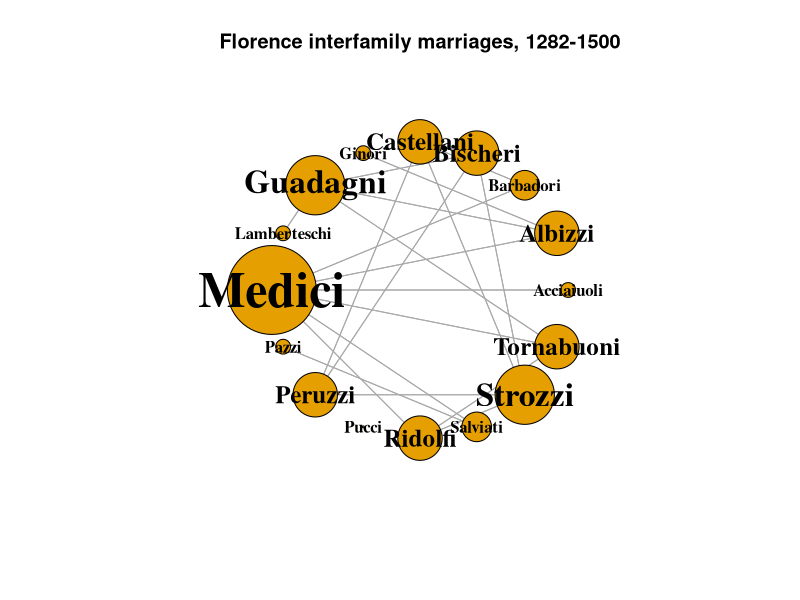
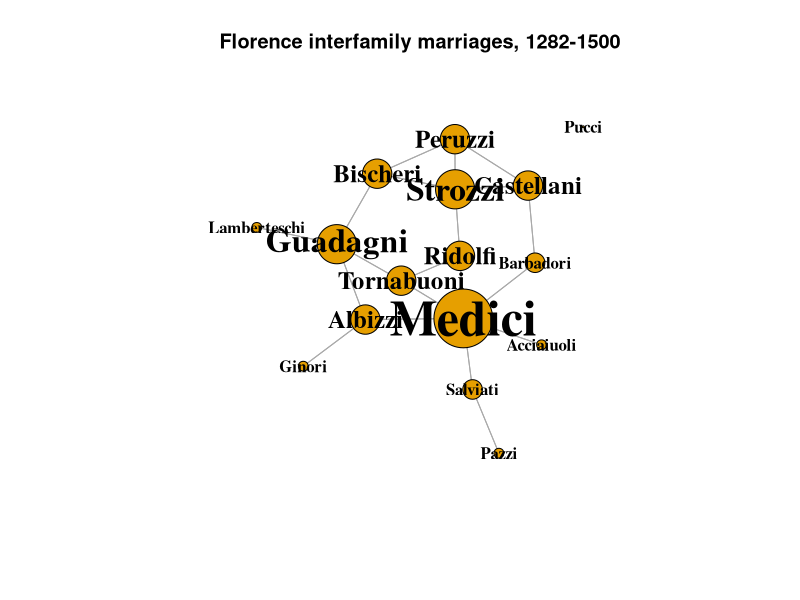

The R source for these figures, in order:
## ---- chunk 1
library(network)
library(igraph)
library(tidyverse)
## ---- chunk 2
data(flo)
ntwk.ig <- graph_from_adjacency_matrix(flo)

ntwk.vcount <- vcount(ntwk.ig)
ntwk.ecount <- ecount(ntwk.ig)
ntwk.is_bipartite <- is_bipartite(ntwk.ig)
ntwk.is_directed <- is_directed(ntwk.ig)
ntwk.is_weighted <- is_weighted(ntwk.ig)
ntwk.vertex_attr_names <- vertex_attr_names(ntwk.ig)
ntwk.edge_attr_names <- edge_attr_names(ntwk.ig)
ntwk.names <- V(ntwk.ig)$name
ntwk.dyad_census <- igraph::dyad.census(ntwk.ig)
ntwk.triad_census <- igraph::triad_census(ntwk.ig)
ntwk.global_clustering_coef <- transitivity(ntwk.ig, type = "global")
ntwk.local_avg_clustering_coef <- transitivity(ntwk.ig, type = "average")
ntwk.avg_path_length <- average.path.length(ntwk.ig, directed = T)
ntwk.component_names <- names(igraph::components(ntwk.ig))
ntwk.components_no <- igraph::components(ntwk.ig)$no
ntwk.components_csize <- igraph::components(ntwk.ig)$csize

# distances(ntwk.ig,"Acciaiuoli","Strozzi", weights=NA)

ntwk.graph_density <- graph.density(ntwk.ig)
ntwk.graph_density_noloops <- graph.density(ntwk.ig, loops = TRUE)

ntwk.avg_degree <- igraph::degree(ntwk.ig)

# Get the degree info and make the data frame

ntwk.nodes <- data.frame(
  name = V(ntwk.ig)$name, 
  degree = igraph::degree(ntwk.ig),
  indegrees = igraph::degree(ntwk.ig, mode = "in", loops = FALSE),
  outdegrees = igraph::degree(ntwk.ig, mode = "out", loops = FALSE)
  )
# ntwk.nodes[ntwk.nodes$name %in% c("Medici", "Strozzi"),]

# Get degree centralization

ntwk.indegree_centralization <- 
  centr_degree(ntwk.ig, loops = FALSE, mode = "in")$centralization
ntwk.outdegree_centralization <- 
  centr_degree(ntwk.ig, loops = FALSE, mode = "out")$centralization
ntwk.total_centralization <- 
  centr_degree(ntwk.ig, loops = FALSE, mode = "total")$centralization
## ---- chunk 3
ntwk.nodes[,c("degree", "indegrees", "outdegrees")]
## ---- chunk 4
V(ntwk.ig)$size <- ntwk.nodes[,"degree"] * 5
V(ntwk.ig)$label.cex <- ntwk.nodes[,"degree"] / 4
V(ntwk.ig)$label.cex <- pmax(V(ntwk.ig)$label.cex, 1)

plot(
  ntwk.ig,
  layout = layout_in_circle(ntwk.ig),
  edge.arrow.mode = 0,
  vertex.label.color = "black",
  vertex.shape = "circle",
  vertex.label.font = 2,
  main = "Florence interfamily marriages, 1282-1500"
)
## ---- chunk 5
set.seed(1235)
V(ntwk.ig)$size <- ntwk.nodes[,"degree"] * 3
plot(
  ntwk.ig,
  layout = layout_components(ntwk.ig),
  edge.arrow.mode = 0,
  vertex.label.color = "black",
  vertex.shape = "circle",
  vertex.label.font = 2,
  main = "Florence interfamily marriages, 1282-1500"
)
